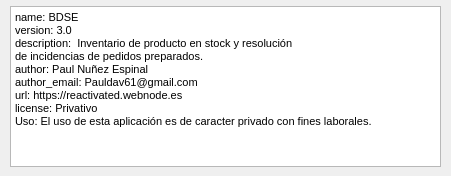
<?xml version="1.0" encoding="UTF-8"?>
<ui version="4.0">
 <class>Dialog</class>
 <widget class="QDialog" name="Dialog">
  <property name="geometry">
   <rect>
    <x>0</x>
    <y>0</y>
    <width>451</width>
    <height>176</height>
   </rect>
  </property>
  <property name="windowTitle">
   <string>Acerca de BDSE</string>
  </property>
  <widget class="QTextEdit" name="textEdit">
   <property name="geometry">
    <rect>
     <x>10</x>
     <y>6</y>
     <width>431</width>
     <height>161</height>
    </rect>
   </property>
   <property name="html">
    <string>&lt;!DOCTYPE HTML PUBLIC &quot;-//W3C//DTD HTML 4.0//EN&quot; &quot;http://www.w3.org/TR/REC-html40/strict.dtd&quot;&gt;
&lt;html&gt;&lt;head&gt;&lt;meta name=&quot;qrichtext&quot; content=&quot;1&quot; /&gt;&lt;style type=&quot;text/css&quot;&gt;
p, li { white-space: pre-wrap; }
&lt;/style&gt;&lt;/head&gt;&lt;body style=&quot; font-family:'MS Shell Dlg 2'; font-size:7.8pt; font-weight:400; font-style:normal;&quot;&gt;
&lt;p style=&quot; margin-top:0px; margin-bottom:0px; margin-left:0px; margin-right:0px; -qt-block-indent:0; text-indent:0px;&quot;&gt;&lt;span style=&quot; font-size:8pt;&quot;&gt;name: BDSE &lt;/span&gt;&lt;/p&gt;
&lt;p style=&quot; margin-top:0px; margin-bottom:0px; margin-left:0px; margin-right:0px; -qt-block-indent:0; text-indent:0px;&quot;&gt;&lt;span style=&quot; font-size:8pt;&quot;&gt;version: 3.0 &lt;/span&gt;&lt;/p&gt;
&lt;p style=&quot; margin-top:0px; margin-bottom:0px; margin-left:0px; margin-right:0px; -qt-block-indent:0; text-indent:0px;&quot;&gt;&lt;span style=&quot; font-size:8pt;&quot;&gt;description:  Inventario de producto en stock y resolución&lt;/span&gt;&lt;/p&gt;
&lt;p style=&quot; margin-top:0px; margin-bottom:0px; margin-left:0px; margin-right:0px; -qt-block-indent:0; text-indent:0px;&quot;&gt;&lt;span style=&quot; font-size:8pt;&quot;&gt;de incidencias de pedidos preparados.&lt;/span&gt;&lt;/p&gt;
&lt;p style=&quot; margin-top:0px; margin-bottom:0px; margin-left:0px; margin-right:0px; -qt-block-indent:0; text-indent:0px;&quot;&gt;&lt;span style=&quot; font-size:8pt;&quot;&gt;author: Paul Nuñez Espinal&lt;/span&gt;&lt;/p&gt;
&lt;p style=&quot; margin-top:0px; margin-bottom:0px; margin-left:0px; margin-right:0px; -qt-block-indent:0; text-indent:0px;&quot;&gt;&lt;span style=&quot; font-size:8pt;&quot;&gt;author_email: Pauldav61@gmail.com&lt;/span&gt;&lt;/p&gt;
&lt;p style=&quot; margin-top:0px; margin-bottom:0px; margin-left:0px; margin-right:0px; -qt-block-indent:0; text-indent:0px;&quot;&gt;&lt;span style=&quot; font-size:8pt;&quot;&gt;url: https://reactivated.webnode.es &lt;/span&gt;&lt;/p&gt;
&lt;p style=&quot; margin-top:0px; margin-bottom:0px; margin-left:0px; margin-right:0px; -qt-block-indent:0; text-indent:0px;&quot;&gt;&lt;span style=&quot; font-size:8pt;&quot;&gt;license: Privativo&lt;/span&gt;&lt;/p&gt;
&lt;p style=&quot; margin-top:0px; margin-bottom:0px; margin-left:0px; margin-right:0px; -qt-block-indent:0; text-indent:0px;&quot;&gt;&lt;span style=&quot; font-size:8pt;&quot;&gt;Uso: El uso de esta aplicación es de caracter privado con fines laborales.&lt;/span&gt;&lt;/p&gt;&lt;/body&gt;&lt;/html&gt;</string>
   </property>
  </widget>
 </widget>
 <resources/>
 <connections/>
</ui>
